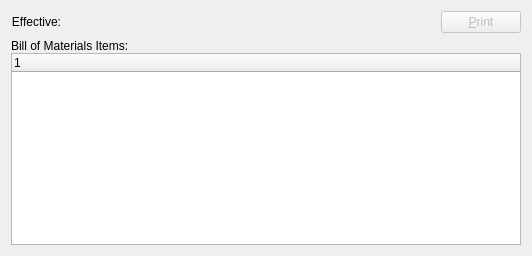
       <widget class="QWidget" name="whereused" >
        <attribute name="title" >
         <string>Where Used</string>
        </attribute>
        <layout class="QGridLayout" name="gridLayout_8" >
         <item row="0" column="0" >
          <layout class="QHBoxLayout" >
           <property name="spacing" >
            <number>5</number>
           </property>
           <item>
            <layout class="QHBoxLayout" >
             <property name="spacing" >
              <number>5</number>
             </property>
             <item>
              <widget class="QLabel" name="_effectiveLit" >
               <property name="text" >
                <string>Effective:</string>
               </property>
               <property name="alignment" >
                <set>Qt::AlignRight|Qt::AlignTrailing|Qt::AlignVCenter</set>
               </property>
              </widget>
             </item>
             <item>
              <widget class="DLineEdit" name="_effective" />
             </item>
            </layout>
           </item>
           <item>
            <layout class="QHBoxLayout" >
             <property name="spacing" >
              <number>0</number>
             </property>
             <item>
              <spacer>
               <property name="orientation" >
                <enum>Qt::Horizontal</enum>
               </property>
               <property name="sizeType" >
                <enum>QSizePolicy::Expanding</enum>
               </property>
               <property name="sizeHint" stdset="0" >
                <size>
                 <width>370</width>
                 <height>20</height>
                </size>
               </property>
              </spacer>
             </item>
             <item>
              <widget class="QPushButton" name="_wherePrint" >
               <property name="enabled" >
                <bool>false</bool>
               </property>
               <property name="text" >
                <string>&amp;Print</string>
               </property>
              </widget>
             </item>
            </layout>
           </item>
          </layout>
         </item>
         <item row="1" column="0" >
          <layout class="QVBoxLayout" >
           <property name="spacing" >
            <number>0</number>
           </property>
           <item>
            <widget class="QLabel" name="_whereusedLit" >
             <property name="text" >
              <string>Bill of Materials Items:</string>
             </property>
            </widget>
           </item>
           <item>
            <widget class="XTreeWidget" name="_whereused" >
             <property name="sizePolicy" >
              <sizepolicy vsizetype="Expanding" hsizetype="Expanding" >
               <horstretch>0</horstretch>
               <verstretch>0</verstretch>
              </sizepolicy>
             </property>
             <property name="minimumSize" >
              <size>
               <width>0</width>
               <height>100</height>
              </size>
             </property>
            </widget>
           </item>
          </layout>
         </item>
        </layout>
       </widget>
